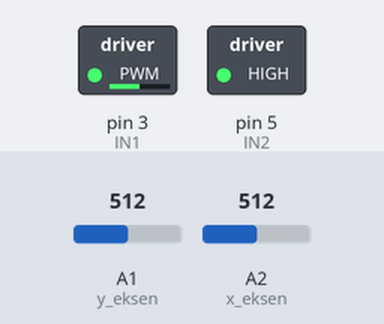
A sketch run on a simulated Arduino Uno, built with avr-gcc and run on an emulated ATmega328P. Shown: switched loads named in the sketch (green lamp = pin HIGH). The inputs (shaded band) are chosen by the test bench; at power-on: A1 (y_eksen) = 512, A2 (x_eksen) = 512.

Above: at 1.2 s.
1.3 s: A1 (y_eksen) set to 716
At 2.2 s:
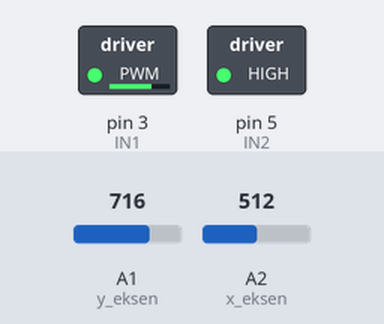
2.8 s: A2 (x_eksen) set to 491
4.3 s: A2 (x_eksen) set to 473
At 5.5 s:
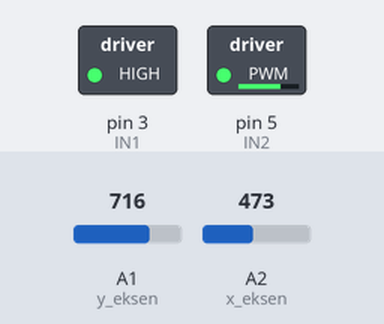
5.8 s: A1 (y_eksen) set to 900
At 6.8 s:
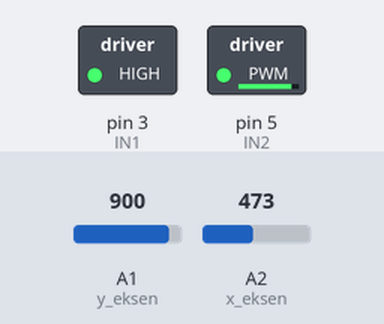
7.3 s: A1 (y_eksen) set to 511
At 8.0 s:
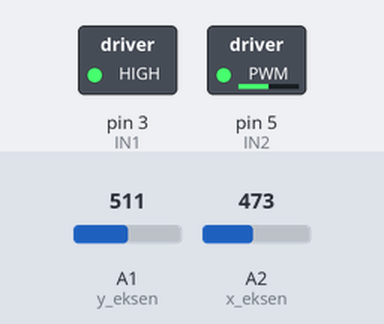
8.8 s: A2 (x_eksen) set to 511
At 9.1 s:
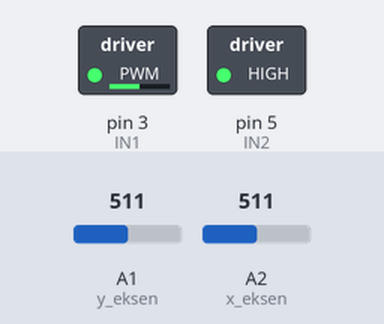
Timing chart, 0 to 11.3 s (numbered marks = the images above; inputs shaded):
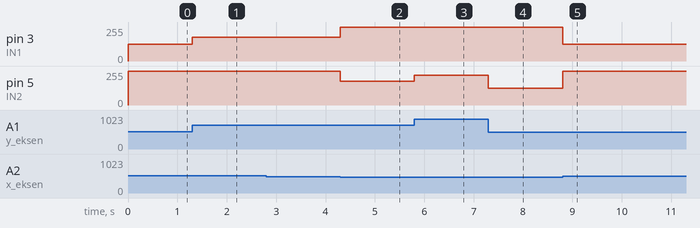

The sketch:

joystickmotorkontrol.ino
```cpp
const int y_eksen = A1;
const int x_eksen = A2;

int x_deger = 0;
int y_deger = 0;


#define IN1 3
#define IN2 5

void setup() {

  pinMode(IN1, OUTPUT);
  pinMode(IN2, OUTPUT);
  Serial.begin(9600);


}

void loop() {

  x_deger = analogRead(x_eksen);
  y_deger = analogRead(y_eksen);

  y_deger = map(y_deger, 0, 1023, 0, 255);

  x_deger = map(x_deger, 0, 1023, 0, 255);


  if (x_deger < 120) {
  analogWrite(IN2, y_deger);
  digitalWrite(IN1, HIGH);
  }
  else {
  analogWrite(IN1, y_deger);
  digitalWrite(IN2, HIGH);
  }


}
```

Measured:
- the behaviour switches between 482 and 481 on A2 (x_eksen) (found by bisection; images 1 and 2)
- after the input at 1.3 s, pin 3 (IN1): 127/255 → 178/255 at once
- after the input at 2.8 s, every drawn part: stays the same
- after the input at 4.3 s, pin 3 (IN1): 178/255 → 255/255 at once; pin 5 (IN2): 255/255 → 178/255 at once
- after the input at 5.8 s, pin 5 (IN2): 178/255 → 224/255 at once
- after the input at 7.3 s, pin 5 (IN2): 224/255 → 127/255 at once
- after the input at 8.8 s, pin 3 (IN1): 255/255 → 127/255 at once; pin 5 (IN2): 127/255 → 255/255 at once
